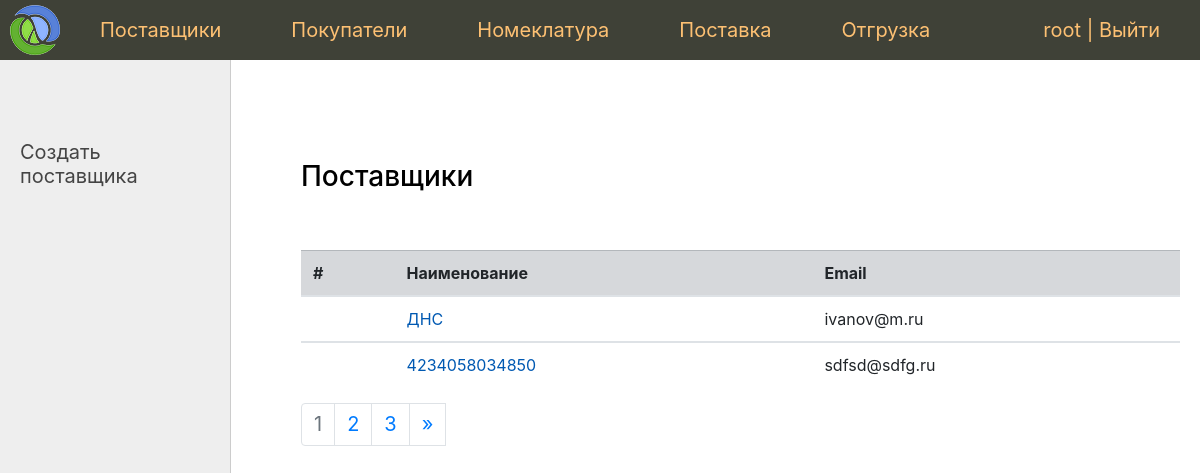
The page /vendor/ (signed in) on the database its author committed.
### app/contactor/models.py (models this page shows, shortened)
class Vendor(models.Model):
    name = models.CharField('Наименование', max_length=100)
    address = models.CharField('Адрес', max_length=100)
    contact_person = models.OneToOneField(
        Person,
        on_delete=models.DO_NOTHING,
        verbose_name='Контактное лицо'
    )
    categories = models.ManyToManyField(
        Category,
        verbose_name='Категории'
    )
    bank_details = models.OneToOneField(
        BankDetails,
        on_delete=models.DO_NOTHING,
        verbose_name='Банковские реквизиты'
    )
    def get_absolute_url(self):
        return reverse('vendor', kwargs={'pk': self.pk})
    class Meta:
        verbose_name = 'Поставщик'
        verbose_name_plural = 'Поставщики'

class Person(models.Model):
    full_name = models.CharField('Фамилия Имя Отчество', max_length=100)
    email = models.EmailField('Email', unique=True)
    phone = models.IntegerField('Телефон', unique=True)
    class Meta:
        verbose_name = 'Контактное лицо'
        verbose_name_plural = 'Контактные лица'

### app/contactor/views.py (the view)
# urls.py: path('vendor/', VendorListView.as_view(), name='vendor_list'),  #
class VendorListView(SuperUserRequiredMixin, DataMixin, ListView):
    model = Vendor
    template_name = 'contactor/vendor_list.html'
    context_object_name = 'vendors'
    paginate_by = 2
    def get_context_data(self, *, object_list=None, **kwargs):
        context = super().get_context_data(**kwargs)
        context.update(
            self.get_user_context(
                title='Поставщики',
                left_menu=vendor_menu
            )
        )
        return context
    def get_queryset(self):
        return get_vendors()

### app/contactor/services.py (called while the page is built)
def get_vendors():
    return Vendor.objects.select_related('contact_person')

### app/core/mixin.py (called while the page is built)
    def dispatch(self, request, *args, **kwargs):
        if not request.user.is_superuser:
            return self.handle_no_permission()
        return super().dispatch(request, *args, **kwargs)

    def get_user_context(self, **kwargs):
        context = kwargs
        if self.request.user.is_superuser:
            context['menu'] = menu
        return context

### app/document/templatetags/document_tags.py (called while the page is built)
@register.simple_tag
def query_transform(request, **kwargs):
    updated = request.GET.copy()
    values_dict = updated.dict()
    updated.clear()
    values_dict.update(kwargs)
    updated.update(values_dict)
    print(updated)
    return updated.urlencode()

### app/contactor/templates/contactor/vendor_list.html
{% extends 'core/base.html' %}
{% block left_menu %}
    {% include 'core/left_menu.html' %}
{% endblock %}
{% block content %}
<h3>{{ title }}</h3><br><br>
    <table class="table">
        <thead>
        <tr class="table-secondary">
            <th scope="col">#</th>
            <th scope="col">Наименование</th>
            <th scope="col">Email</th>
        </tr>
        </thead>
        {% for n in vendors %}
            <tbody>
            <tr>
                <td></td>
                <td><a href="{{ n.get_absolute_url }}">{{ n.name }}</a></td>
                <td>{{ n.contact_person.email }}</td>
            </tr>
            </tbody>
        {% endfor %}
    </table>
{% endblock %}

### app/core/templates/core/base.html (shortened to what this page needs)
{% load static %}
{% load document_tags %}
{% load bootstrap4 %}
{% bootstrap_css %}
<!DOCTYPE html>
<html>
<head>
	<link type="text/css" href="{% static 'sklad/css/styles.css' %}" rel="stylesheet" />
</head>
<body>
<table class="table-page" border=0 cellpadding="0" cellspacing="0">
<tr>
    <td valign=top>
    {% block mainmenu %}
        <div class="header">
            <ul id="mainmenu" class="mainmenu">
                <li class="logo">
                    <a href="{% url 'home' %}"><div class="logo"></div></a>
                </li>
                {% for m in menu %}
                    <li><a href="{% url m.url_name %}">{{m.title}}</a></li>
                {% endfor %}
                {% if request.user.is_authenticated %}
                    <li class="last">{{ user.username }} | <a href="{% url 'logout' %}">Выйти</a></li>
                {% else %}
                    <li class="last"><a href="{% url 'login' %}">Войти</a></li>
                {% endif %}
            </ul>
        </div>
    {% endblock mainmenu %}
<table class="table-content" border=0 cellpadding="0" cellspacing="0">
<tr>
	<td valign="top" class="left-chapters">
        {% block left_menu %}{% endblock %}
    </td>
    <td valign="top" class="content">
	<div class="content-text">
        {% block content %}
        {% endblock %}
        {% if page_obj.has_other_pages %}
            <nav aria-label="Page navigation example">
            <ul class="pagination">
          {% for p in paginator.page_range %}
            {% if page_obj.number == p %}
                <li class="page-item disabled"><a class="page-link" href="#" tabindex="-1">{{ p }}</a></li>
            {% elif p >= page_obj.number|add:-4 and p <= page_obj.number|add:4  %}
                <li class="page-item">
                    <a class="page-link" href="?{% query_transform request page=p %}">{{ p }}</a>
                </li>
            {% endif %}
          {% endfor %}
          {% if page_obj.has_next %}
              <li class="page-num">
                  <a class="page-link" href="?page={{ page_obj.next_page_number }}" aria-label="Next">
                      <span aria-hidden="true">&raquo;</span>
                  </a>
              </li>
          {% endif %}
      </ul>
    </nav>
    {% endif %}
	</div>
</td></tr></table>
</td></tr>
</table>
</body>
</html>

### app/core/static/sklad/css/styles.css (style rules this page uses)
html, body { margin: 0; padding: 0; height: 100%; width: 100%; color: #444; }
a { color: #0059b2; text-decoration: none; }
.table-page { width: 100%; height: 100%; vertical-align: top; }
.table-page tr { height: 100%; }
.header { background: #3F4137; height: 60px; }
.logo { background: url('../images/logo.png') no-repeat 10px 5px; width: 70px; height: 60px; }
ul.mainmenu { list-style: none; margin: 0; padding: 0; height: 60px; color: #fdc073; font-size: 20px; overflow: hidden; }
ul.mainmenu li { float: left; margin: 18px 40px 0 30px; }
ul.mainmenu li.logo { margin: 0; }
ul.mainmenu li.last { float: right; }
ul.mainmenu li a { color: #fdc073; text-decoration: none; }
.table-content { width: 100%; min-height: 100%; height: 100%; }
.left-chapters { margin: 0; background: #eee; border-right: 1px solid #ccc; min-height: 100%; }
.content { padding: 40px 20px 20px 40px; width: 100%; box-sizing: border-box; }
.content-text { margin: 60px 0 0 30px; color: #000; font-size: 20px; }

### rows shown on the page
Vendor: name "ДНС", contact_person.email "ivanov@m.ru"
Vendor: name "4234058034850", contact_person.email "sdfsd@sdfg.ru"

### other values the page prints
{{ m.title }} "Поставщики" "Покупатели" "Номеклатура" "Поставка" "Отгрузка"
{{ user.username }} "root"
{{ m.title }} "Создать поставщика"
{{ title }} "Поставщики"
{{ p }} "1"
{{ p }} "2" "3"
